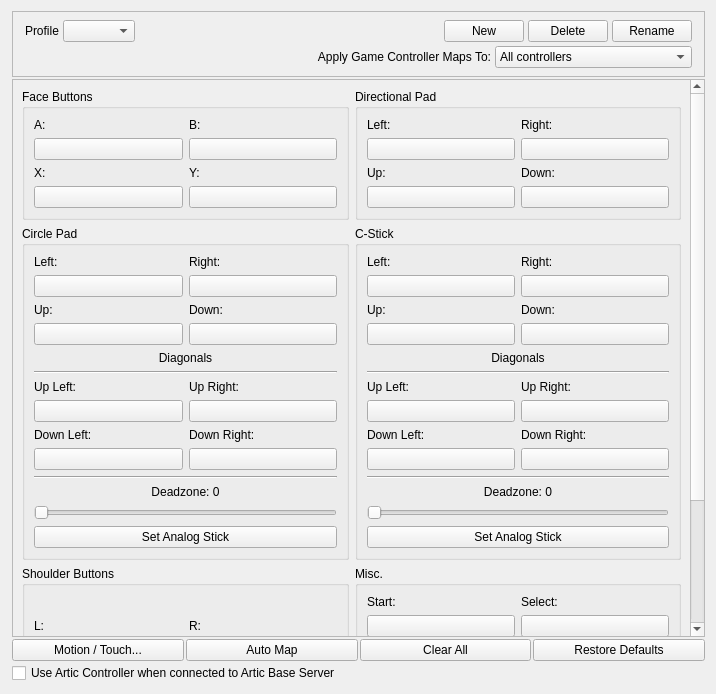
<?xml version="1.0" encoding="UTF-8"?>
<ui version="4.0">
 <class>ConfigureInput</class>
 <widget class="QWidget" name="ConfigureInput">
  <property name="geometry">
   <rect>
    <x>0</x>
    <y>0</y>
    <width>716</width>
    <height>694</height>
   </rect>
  </property>
  <layout class="QVBoxLayout" name="rootLayout">
   <property name="spacing">
    <number>2</number>
   </property>
   <property name="leftMargin">
    <number>12</number>
   </property>
   <item>
    <widget class="QFrame" name="frame">
     <property name="frameShape">
      <enum>QFrame::StyledPanel</enum>
     </property>
     <property name="frameShadow">
      <enum>QFrame::Sunken</enum>
     </property>
     <layout class="QVBoxLayout" name="verticalLayout_40">
      <property name="spacing">
       <number>4</number>
      </property>
      <property name="leftMargin">
       <number>12</number>
      </property>
      <property name="topMargin">
       <number>8</number>
      </property>
      <property name="rightMargin">
       <number>12</number>
      </property>
      <property name="bottomMargin">
       <number>8</number>
      </property>
      <item>
       <layout class="QHBoxLayout" name="horizontalLayout_3">
        <item>
         <widget class="QLabel" name="label_5">
          <property name="text">
           <string>Profile</string>
          </property>
         </widget>
        </item>
        <item>
         <widget class="QComboBox" name="profile"/>
        </item>
        <item>
         <spacer name="horizontalSpacer_2">
          <property name="orientation">
           <enum>Qt::Horizontal</enum>
          </property>
          <property name="sizeHint" stdset="0">
           <size>
            <width>40</width>
            <height>20</height>
           </size>
          </property>
         </spacer>
        </item>
        <item>
         <widget class="QPushButton" name="buttonNew">
          <property name="text">
           <string>New</string>
          </property>
         </widget>
        </item>
        <item>
         <widget class="QPushButton" name="buttonDelete">
          <property name="text">
           <string>Delete</string>
          </property>
         </widget>
        </item>
        <item>
         <widget class="QPushButton" name="buttonRename">
          <property name="text">
           <string>Rename</string>
          </property>
         </widget>
        </item>
       </layout>
      </item>
      <item>
       <layout class="QHBoxLayout" name="horizontalLayout_2">
        <property name="leftMargin">
         <number>0</number>
        </property>
        <item alignment="Qt::AlignRight">
         <widget class="QLabel" name="label_16">
          <property name="sizePolicy">
           <sizepolicy hsizetype="Expanding" vsizetype="Preferred">
            <horstretch>0</horstretch>
            <verstretch>0</verstretch>
           </sizepolicy>
          </property>
          <property name="minimumSize">
           <size>
            <width>166</width>
            <height>0</height>
           </size>
          </property>
          <property name="maximumSize">
           <size>
            <width>1920192</width>
            <height>16777215</height>
           </size>
          </property>
          <property name="toolTip">
           <string>Some mappings cannot be applied to all controllers, such as back buttons</string>
          </property>
          <property name="text">
           <string>Apply Game Controller Maps To:</string>
          </property>
          <property name="alignment">
           <set>Qt::AlignRight|Qt::AlignTrailing|Qt::AlignVCenter</set>
          </property>
         </widget>
        </item>
        <item>
         <widget class="QComboBox" name="comboBoxMappingType">
          <property name="sizePolicy">
           <sizepolicy hsizetype="Maximum" vsizetype="Fixed">
            <horstretch>0</horstretch>
            <verstretch>0</verstretch>
           </sizepolicy>
          </property>
          <property name="minimumSize">
           <size>
            <width>150</width>
            <height>0</height>
           </size>
          </property>
          <item>
           <property name="text">
            <string>All controllers</string>
           </property>
          </item>
          <item>
           <property name="text">
            <string>Controllers of the mapped type</string>
           </property>
          </item>
          <item>
           <property name="text">
            <string>Only the mapped controller</string>
           </property>
          </item>
         </widget>
        </item>
       </layout>
      </item>
     </layout>
    </widget>
   </item>
   <item>
    <widget class="QScrollArea" name="scrollArea">
     <property name="widgetResizable">
      <bool>true</bool>
     </property>
     <widget class="QWidget" name="scrollAreaContents">
      <property name="geometry">
       <rect>
        <x>0</x>
        <y>0</y>
        <width>675</width>
        <height>996</height>
       </rect>
      </property>
      <layout class="QVBoxLayout" name="verticalLayout_5">
       <item>
        <layout class="QGridLayout" name="gridLayout_7">
         <item row="2" column="0">
          <widget class="QGroupBox" name="faceButtons_3">
           <property name="title">
            <string>Shoulder Buttons</string>
           </property>
           <property name="flat">
            <bool>false</bool>
           </property>
           <property name="checkable">
            <bool>false</bool>
           </property>
           <layout class="QGridLayout" name="gridLayout_3">
            <item row="1" column="1">
             <layout class="QVBoxLayout" name="verticalLayout_16">
              <item>
               <widget class="QLabel" name="label_18">
                <property name="text">
                 <string notr="true">ZR:</string>
                </property>
               </widget>
              </item>
              <item>
               <widget class="QPushButton" name="buttonZR">
                <property name="text">
                 <string/>
                </property>
               </widget>
              </item>
             </layout>
            </item>
            <item row="0" column="0">
             <layout class="QVBoxLayout" name="verticalLayout_13">
              <item>
               <widget class="QLabel" name="label_17">
                <property name="text">
                 <string notr="true">L:</string>
                </property>
               </widget>
              </item>
              <item>
               <widget class="QPushButton" name="buttonL">
                <property name="text">
                 <string/>
                </property>
               </widget>
              </item>
             </layout>
            </item>
            <item row="1" column="0">
             <layout class="QVBoxLayout" name="verticalLayout_15">
              <item>
               <widget class="QLabel" name="label_20">
                <property name="text">
                 <string notr="true">ZL:</string>
                </property>
               </widget>
              </item>
              <item>
               <widget class="QPushButton" name="buttonZL">
                <property name="text">
                 <string/>
                </property>
               </widget>
              </item>
             </layout>
            </item>
            <item row="0" column="1">
             <layout class="QVBoxLayout" name="verticalLayout_14">
              <item>
               <widget class="QLabel" name="label_19">
                <property name="text">
                 <string notr="true">R:</string>
                </property>
               </widget>
              </item>
              <item>
               <widget class="QPushButton" name="buttonR">
                <property name="text">
                 <string/>
                </property>
               </widget>
              </item>
             </layout>
            </item>
           </layout>
          </widget>
         </item>
         <item row="0" column="0">
          <widget class="QGroupBox" name="faceButtons">
           <property name="title">
            <string>Face Buttons</string>
           </property>
           <property name="flat">
            <bool>false</bool>
           </property>
           <property name="checkable">
            <bool>false</bool>
           </property>
           <layout class="QGridLayout" name="gridLayout">
            <item row="1" column="1">
             <layout class="QVBoxLayout" name="verticalLayout_4">
              <item>
               <widget class="QLabel" name="label_4">
                <property name="text">
                 <string notr="true">Y:</string>
                </property>
               </widget>
              </item>
              <item>
               <widget class="QPushButton" name="buttonY">
                <property name="text">
                 <string/>
                </property>
               </widget>
              </item>
             </layout>
            </item>
            <item row="1" column="0">
             <layout class="QVBoxLayout" name="verticalLayout_3">
              <item>
               <widget class="QLabel" name="label_3">
                <property name="text">
                 <string notr="true">X:</string>
                </property>
               </widget>
              </item>
              <item>
               <widget class="QPushButton" name="buttonX">
                <property name="text">
                 <string/>
                </property>
               </widget>
              </item>
             </layout>
            </item>
            <item row="0" column="1">
             <layout class="QVBoxLayout" name="verticalLayout_2">
              <item>
               <widget class="QLabel" name="label_2">
                <property name="text">
                 <string notr="true">B:</string>
                </property>
               </widget>
              </item>
              <item>
               <widget class="QPushButton" name="buttonB">
                <property name="text">
                 <string/>
                </property>
               </widget>
              </item>
             </layout>
            </item>
            <item row="0" column="0">
             <layout class="QVBoxLayout" name="verticalLayout">
              <item>
               <widget class="QLabel" name="label">
                <property name="text">
                 <string notr="true">A:</string>
                </property>
               </widget>
              </item>
              <item>
               <widget class="QPushButton" name="buttonA">
                <property name="text">
                 <string/>
                </property>
               </widget>
              </item>
             </layout>
            </item>
           </layout>
          </widget>
         </item>
         <item row="0" column="1">
          <widget class="QGroupBox" name="faceButtons_2">
           <property name="title">
            <string>Directional Pad</string>
           </property>
           <property name="flat">
            <bool>false</bool>
           </property>
           <property name="checkable">
            <bool>false</bool>
           </property>
           <layout class="QGridLayout" name="gridLayout_2">
            <item row="1" column="0">
             <layout class="QVBoxLayout" name="verticalLayout_12">
              <item>
               <widget class="QLabel" name="label_34">
                <property name="text">
                 <string>Up:</string>
                </property>
               </widget>
              </item>
              <item>
               <widget class="QPushButton" name="buttonDpadUp">
                <property name="text">
                 <string/>
                </property>
               </widget>
              </item>
             </layout>
            </item>
            <item row="1" column="1">
             <layout class="QVBoxLayout" name="verticalLayout_9">
              <item>
               <widget class="QLabel" name="label_35">
                <property name="text">
                 <string>Down:</string>
                </property>
               </widget>
              </item>
              <item>
               <widget class="QPushButton" name="buttonDpadDown">
                <property name="text">
                 <string/>
                </property>
               </widget>
              </item>
             </layout>
            </item>
            <item row="0" column="0">
             <layout class="QVBoxLayout" name="verticalLayout_10">
              <item>
               <widget class="QLabel" name="label_32">
                <property name="text">
                 <string>Left:</string>
                </property>
               </widget>
              </item>
              <item>
               <widget class="QPushButton" name="buttonDpadLeft">
                <property name="text">
                 <string/>
                </property>
               </widget>
              </item>
             </layout>
            </item>
            <item row="0" column="1">
             <layout class="QVBoxLayout" name="verticalLayout_11">
              <item>
               <widget class="QLabel" name="label_33">
                <property name="text">
                 <string>Right:</string>
                </property>
               </widget>
              </item>
              <item>
               <widget class="QPushButton" name="buttonDpadRight">
                <property name="text">
                 <string/>
                </property>
               </widget>
              </item>
             </layout>
            </item>
           </layout>
          </widget>
         </item>
         <item row="2" column="1">
          <widget class="QGroupBox" name="faceButtons_6">
           <property name="title">
            <string>Misc.</string>
           </property>
           <property name="flat">
            <bool>false</bool>
           </property>
           <property name="checkable">
            <bool>false</bool>
           </property>
           <layout class="QGridLayout" name="gridLayout_6">
            <item row="0" column="0">
             <layout class="QVBoxLayout" name="verticalLayout_25">
              <item>
               <widget class="QLabel" name="label_29">
                <property name="text">
                 <string>Start:</string>
                </property>
               </widget>
              </item>
              <item>
               <widget class="QPushButton" name="buttonStart">
                <property name="text">
                 <string/>
                </property>
               </widget>
              </item>
             </layout>
            </item>
            <item row="0" column="1">
             <layout class="QVBoxLayout" name="verticalLayout_26">
              <item>
               <widget class="QLabel" name="label_30">
                <property name="text">
                 <string>Select:</string>
                </property>
               </widget>
              </item>
              <item>
               <widget class="QPushButton" name="buttonSelect">
                <property name="text">
                 <string/>
                </property>
               </widget>
              </item>
             </layout>
            </item>
            <item row="1" column="0">
             <layout class="QVBoxLayout" name="verticalLayout_27">
              <item>
               <widget class="QLabel" name="label_31">
                <property name="text">
                 <string>Home:</string>
                </property>
               </widget>
              </item>
              <item>
               <widget class="QPushButton" name="buttonHome">
                <property name="text">
                 <string/>
                </property>
               </widget>
              </item>
             </layout>
            </item>
            <item row="1" column="1">
             <layout class="QVBoxLayout" name="verticalLayout_34">
              <item>
               <widget class="QLabel" name="label_37">
                <property name="text">
                 <string>Power:</string>
                </property>
               </widget>
              </item>
              <item>
               <widget class="QPushButton" name="buttonPower">
                <property name="text">
                 <string/>
                </property>
               </widget>
              </item>
             </layout>
            </item>
            <item row="2" column="0">
             <layout class="QVBoxLayout" name="verticalLayout_28">
              <item>
               <widget class="QLabel" name="label_36">
                <property name="text">
                 <string>Circle Mod:</string>
                </property>
               </widget>
              </item>
              <item>
               <widget class="QPushButton" name="buttonCircleMod">
                <property name="text">
                 <string/>
                </property>
               </widget>
              </item>
             </layout>
            </item>
            <item row="2" column="1">
             <layout class="QVBoxLayout" name="verticalLayout_33">
              <item>
               <widget class="QLabel" name="label_41">
                <property name="text">
                 <string notr="true">GPIO14:</string>
                </property>
               </widget>
              </item>
              <item>
               <widget class="QPushButton" name="buttonGpio14">
                <property name="text">
                 <string/>
                </property>
               </widget>
              </item>
             </layout>
            </item>
            <item row="3" column="0">
             <layout class="QVBoxLayout" name="verticalLayout_32">
              <item>
               <widget class="QLabel" name="label_40">
                <property name="text">
                 <string>Debug:</string>
                </property>
               </widget>
              </item>
              <item>
               <widget class="QPushButton" name="buttonDebug">
                <property name="text">
                 <string/>
                </property>
               </widget>
              </item>
             </layout>
            </item>
           </layout>
          </widget>
         </item>
         <item row="1" column="0">
          <widget class="QGroupBox" name="faceButtons_4">
           <property name="title">
            <string>Circle Pad</string>
           </property>
           <property name="flat">
            <bool>false</bool>
           </property>
           <property name="checkable">
            <bool>false</bool>
           </property>
           <layout class="QGridLayout" name="gridLayout_4">
            <item row="11" column="2">
             <widget class="QPushButton" name="buttonCircleUpRight">
              <property name="text">
               <string/>
              </property>
             </widget>
            </item>
            <item row="10" column="1" rowspan="2">
             <layout class="QVBoxLayout" name="verticalLayout_7">
              <item>
               <widget class="QLabel" name="label_6">
                <property name="text">
                 <string>Up Left:</string>
                </property>
               </widget>
              </item>
              <item>
               <widget class="QPushButton" name="buttonCircleUpLeft">
                <property name="toolTip">
                 <string/>
                </property>
                <property name="text">
                 <string/>
                </property>
               </widget>
              </item>
             </layout>
            </item>
            <item row="0" column="1">
             <layout class="QVBoxLayout" name="verticalLayout_17">
              <item>
               <widget class="QLabel" name="label_21">
                <property name="text">
                 <string>Left:</string>
                </property>
               </widget>
              </item>
              <item>
               <widget class="QPushButton" name="buttonCircleLeft">
                <property name="text">
                 <string/>
                </property>
               </widget>
              </item>
             </layout>
            </item>
            <item row="1" column="2">
             <layout class="QVBoxLayout" name="verticalLayout_20">
              <item>
               <widget class="QLabel" name="label_22">
                <property name="text">
                 <string>Down:</string>
                </property>
               </widget>
              </item>
              <item>
               <widget class="QPushButton" name="buttonCircleDown">
                <property name="text">
                 <string/>
                </property>
               </widget>
              </item>
             </layout>
            </item>
            <item row="1" column="1">
             <layout class="QVBoxLayout" name="verticalLayout_19">
              <item>
               <widget class="QLabel" name="label_24">
                <property name="text">
                 <string>Up:</string>
                </property>
               </widget>
              </item>
              <item>
               <widget class="QPushButton" name="buttonCircleUp">
                <property name="text">
                 <string/>
                </property>
               </widget>
              </item>
             </layout>
            </item>
            <item row="20" column="1" colspan="2">
             <layout class="QVBoxLayout" name="sliderCirclePadDeadzoneAndModifierVerticalLayout">
              <item>
               <layout class="QHBoxLayout" name="sliderCirclePadDeadzoneAndModifierHorizontalLayout">
                <property name="sizeConstraint">
                 <enum>QLayout::SetDefaultConstraint</enum>
                </property>
                <item>
                 <widget class="QLabel" name="labelCirclePadDeadzoneAndModifier">
                  <property name="text">
                   <string>Deadzone: 0</string>
                  </property>
                  <property name="alignment">
                   <set>Qt::AlignHCenter</set>
                  </property>
                 </widget>
                </item>
               </layout>
              </item>
              <item>
               <widget class="QSlider" name="sliderCirclePadDeadzoneAndModifier">
                <property name="orientation">
                 <enum>Qt::Horizontal</enum>
                </property>
               </widget>
              </item>
              <item>
               <widget class="QPushButton" name="buttonCircleAnalog">
                <property name="text">
                 <string>Set Analog Stick</string>
                </property>
               </widget>
              </item>
             </layout>
            </item>
            <item row="0" column="2">
             <layout class="QVBoxLayout" name="verticalLayout_18">
              <item>
               <widget class="QLabel" name="label_23">
                <property name="text">
                 <string>Right:</string>
                </property>
               </widget>
              </item>
              <item>
               <widget class="QPushButton" name="buttonCircleRight">
                <property name="text">
                 <string/>
                </property>
               </widget>
              </item>
             </layout>
            </item>
            <item row="10" column="2">
             <layout class="QVBoxLayout" name="verticalLayout_8">
              <item>
               <widget class="QLabel" name="label_7">
                <property name="text">
                 <string>Up Right:</string>
                </property>
               </widget>
              </item>
             </layout>
            </item>
            <item row="4" column="1" colspan="2">
             <layout class="QVBoxLayout" name="verticalLayout_38">
              <property name="sizeConstraint">
               <enum>QLayout::SetDefaultConstraint</enum>
              </property>
              <item>
               <widget class="QLabel" name="label_14">
                <property name="layoutDirection">
                 <enum>Qt::LeftToRight</enum>
                </property>
                <property name="text">
                 <string>Diagonals</string>
                </property>
                <property name="alignment">
                 <set>Qt::AlignCenter</set>
                </property>
               </widget>
              </item>
              <item>
               <widget class="Line" name="line">
                <property name="orientation">
                 <enum>Qt::Horizontal</enum>
                </property>
               </widget>
              </item>
             </layout>
            </item>
            <item row="12" column="2">
             <layout class="QVBoxLayout" name="verticalLayout_30">
              <item>
               <widget class="QLabel" name="label_9">
                <property name="text">
                 <string>Down Right:</string>
                </property>
               </widget>
              </item>
              <item>
               <widget class="QPushButton" name="buttonCircleDownRight">
                <property name="text">
                 <string/>
                </property>
               </widget>
              </item>
             </layout>
            </item>
            <item row="12" column="1">
             <layout class="QVBoxLayout" name="verticalLayout_29">
              <item>
               <widget class="QLabel" name="label_8">
                <property name="text">
                 <string>Down Left:</string>
                </property>
               </widget>
              </item>
              <item>
               <widget class="QPushButton" name="buttonCircleDownLeft">
                <property name="text">
                 <string/>
                </property>
               </widget>
              </item>
             </layout>
            </item>
            <item row="14" column="1" colspan="2">
             <widget class="Line" name="line_3">
              <property name="orientation">
               <enum>Qt::Horizontal</enum>
              </property>
             </widget>
            </item>
           </layout>
          </widget>
         </item>
         <item row="1" column="1">
          <widget class="QGroupBox" name="faceButtons_5">
           <property name="title">
            <string>C-Stick</string>
           </property>
           <property name="flat">
            <bool>false</bool>
           </property>
           <property name="checkable">
            <bool>false</bool>
           </property>
           <layout class="QGridLayout" name="gridLayout_5">
            <item row="1" column="1">
             <layout class="QVBoxLayout" name="verticalLayout_24">
              <item>
               <widget class="QLabel" name="label_26">
                <property name="text">
                 <string>Down:</string>
                </property>
               </widget>
              </item>
              <item>
               <widget class="QPushButton" name="buttonCStickDown">
                <property name="text">
                 <string/>
                </property>
               </widget>
              </item>
             </layout>
            </item>
            <item row="0" column="1">
             <layout class="QVBoxLayout" name="verticalLayout_22">
              <item>
               <widget class="QLabel" name="label_27">
                <property name="text">
                 <string>Right:</string>
                </property>
               </widget>
              </item>
              <item>
               <widget class="QPushButton" name="buttonCStickRight">
                <property name="text">
                 <string/>
                </property>
               </widget>
              </item>
             </layout>
            </item>
            <item row="1" column="0">
             <layout class="QVBoxLayout" name="verticalLayout_23">
              <item>
               <widget class="QLabel" name="label_28">
                <property name="text">
                 <string>Up:</string>
                </property>
               </widget>
              </item>
              <item>
               <widget class="QPushButton" name="buttonCStickUp">
                <property name="text">
                 <string/>
                </property>
               </widget>
              </item>
             </layout>
            </item>
            <item row="0" column="0">
             <layout class="QVBoxLayout" name="verticalLayout_21">
              <item>
               <widget class="QLabel" name="label_25">
                <property name="text">
                 <string>Left:</string>
                </property>
               </widget>
              </item>
              <item>
               <widget class="QPushButton" name="buttonCStickLeft">
                <property name="text">
                 <string/>
                </property>
               </widget>
              </item>
             </layout>
            </item>
            <item row="5" column="1">
             <layout class="QVBoxLayout" name="verticalLayout_35">
              <item>
               <widget class="QLabel" name="label_11">
                <property name="text">
                 <string>Up Right:</string>
                </property>
               </widget>
              </item>
              <item>
               <widget class="QPushButton" name="buttonCStickUpRight">
                <property name="text">
                 <string/>
                </property>
               </widget>
              </item>
             </layout>
            </item>
            <item row="6" column="0">
             <layout class="QVBoxLayout" name="verticalLayout_36">
              <item>
               <widget class="QLabel" name="label_12">
                <property name="text">
                 <string>Down Left:</string>
                </property>
               </widget>
              </item>
              <item>
               <widget class="QPushButton" name="buttonCStickDownLeft">
                <property name="text">
                 <string/>
                </property>
               </widget>
              </item>
             </layout>
            </item>
            <item row="6" column="1">
             <layout class="QVBoxLayout" name="verticalLayout_37">
              <item>
               <widget class="QLabel" name="label_13">
                <property name="text">
                 <string>Down Right:</string>
                </property>
               </widget>
              </item>
              <item>
               <widget class="QPushButton" name="buttonCStickDownRight">
                <property name="text">
                 <string/>
                </property>
               </widget>
              </item>
             </layout>
            </item>
            <item row="5" column="0">
             <layout class="QVBoxLayout" name="verticalLayout_31">
              <item>
               <widget class="QLabel" name="label_10">
                <property name="text">
                 <string>Up Left:</string>
                </property>
               </widget>
              </item>
              <item>
               <widget class="QPushButton" name="buttonCStickUpLeft">
                <property name="text">
                 <string/>
                </property>
               </widget>
              </item>
             </layout>
            </item>
            <item row="4" column="0" colspan="2">
             <layout class="QVBoxLayout" name="verticalLayout_39">
              <item>
               <widget class="QLabel" name="label_15">
                <property name="text">
                 <string>Diagonals</string>
                </property>
                <property name="alignment">
                 <set>Qt::AlignCenter</set>
                </property>
               </widget>
              </item>
              <item>
               <widget class="Line" name="line_2">
                <property name="orientation">
                 <enum>Qt::Horizontal</enum>
                </property>
               </widget>
              </item>
             </layout>
            </item>
            <item row="9" column="0" colspan="2">
             <layout class="QVBoxLayout" name="sliderCStickDeadzoneAndModifierVerticalLayout">
              <property name="sizeConstraint">
               <enum>QLayout::SetDefaultConstraint</enum>
              </property>
              <item>
               <layout class="QHBoxLayout" name="sliderCStickDeadzoneAndModifierHorizontalLayout">
                <item>
                 <widget class="QLabel" name="labelCStickDeadzoneAndModifier">
                  <property name="text">
                   <string>Deadzone: 0</string>
                  </property>
                  <property name="alignment">
                   <set>Qt::AlignHCenter</set>
                  </property>
                 </widget>
                </item>
               </layout>
              </item>
              <item>
               <widget class="QSlider" name="sliderCStickDeadzoneAndModifier">
                <property name="orientation">
                 <enum>Qt::Horizontal</enum>
                </property>
               </widget>
              </item>
              <item>
               <widget class="QPushButton" name="buttonCStickAnalog">
                <property name="text">
                 <string>Set Analog Stick</string>
                </property>
               </widget>
              </item>
             </layout>
            </item>
            <item row="7" column="0" colspan="2">
             <widget class="Line" name="line_4">
              <property name="orientation">
               <enum>Qt::Horizontal</enum>
              </property>
             </widget>
            </item>
           </layout>
          </widget>
         </item>
        </layout>
       </item>
      </layout>
     </widget>
    </widget>
   </item>
   <item>
    <layout class="QVBoxLayout" name="verticalLayout_6">
     <item>
      <layout class="QHBoxLayout" name="horizontalLayout">
       <item>
        <widget class="QPushButton" name="buttonMotionTouch">
         <property name="sizePolicy">
          <sizepolicy hsizetype="Minimum" vsizetype="Fixed">
           <horstretch>0</horstretch>
           <verstretch>0</verstretch>
          </sizepolicy>
         </property>
         <property name="sizeIncrement">
          <size>
           <width>0</width>
           <height>0</height>
          </size>
         </property>
         <property name="baseSize">
          <size>
           <width>0</width>
           <height>0</height>
          </size>
         </property>
         <property name="layoutDirection">
          <enum>Qt::LeftToRight</enum>
         </property>
         <property name="text">
          <string>Motion / Touch...</string>
         </property>
        </widget>
       </item>
       <item>
        <widget class="QPushButton" name="buttonAutoMap">
         <property name="sizePolicy">
          <sizepolicy hsizetype="Minimum" vsizetype="Fixed">
           <horstretch>0</horstretch>
           <verstretch>0</verstretch>
          </sizepolicy>
         </property>
         <property name="sizeIncrement">
          <size>
           <width>0</width>
           <height>0</height>
          </size>
         </property>
         <property name="baseSize">
          <size>
           <width>0</width>
           <height>0</height>
          </size>
         </property>
         <property name="layoutDirection">
          <enum>Qt::LeftToRight</enum>
         </property>
         <property name="text">
          <string>Auto Map</string>
         </property>
        </widget>
       </item>
       <item>
        <widget class="QPushButton" name="buttonClearAll">
         <property name="sizePolicy">
          <sizepolicy hsizetype="Minimum" vsizetype="Fixed">
           <horstretch>0</horstretch>
           <verstretch>0</verstretch>
          </sizepolicy>
         </property>
         <property name="sizeIncrement">
          <size>
           <width>0</width>
           <height>0</height>
          </size>
         </property>
         <property name="baseSize">
          <size>
           <width>0</width>
           <height>0</height>
          </size>
         </property>
         <property name="layoutDirection">
          <enum>Qt::LeftToRight</enum>
         </property>
         <property name="text">
          <string>Clear All</string>
         </property>
        </widget>
       </item>
       <item>
        <widget class="QPushButton" name="buttonRestoreDefaults">
         <property name="sizePolicy">
          <sizepolicy hsizetype="Minimum" vsizetype="Fixed">
           <horstretch>0</horstretch>
           <verstretch>0</verstretch>
          </sizepolicy>
         </property>
         <property name="sizeIncrement">
          <size>
           <width>0</width>
           <height>0</height>
          </size>
         </property>
         <property name="baseSize">
          <size>
           <width>0</width>
           <height>0</height>
          </size>
         </property>
         <property name="layoutDirection">
          <enum>Qt::LeftToRight</enum>
         </property>
         <property name="text">
          <string>Restore Defaults</string>
         </property>
        </widget>
       </item>
      </layout>
     </item>
     <item>
      <widget class="QCheckBox" name="use_artic_controller">
       <property name="text">
        <string>Use Artic Controller when connected to Artic Base Server</string>
       </property>
      </widget>
     </item>
    </layout>
   </item>
  </layout>
 </widget>
 <tabstops>
  <tabstop>profile</tabstop>
  <tabstop>buttonNew</tabstop>
  <tabstop>buttonDelete</tabstop>
  <tabstop>buttonRename</tabstop>
  <tabstop>buttonA</tabstop>
  <tabstop>buttonB</tabstop>
  <tabstop>buttonX</tabstop>
  <tabstop>buttonY</tabstop>
  <tabstop>buttonDpadLeft</tabstop>
  <tabstop>buttonDpadRight</tabstop>
  <tabstop>buttonDpadUp</tabstop>
  <tabstop>buttonDpadDown</tabstop>
  <tabstop>buttonCircleLeft</tabstop>
  <tabstop>buttonCircleRight</tabstop>
  <tabstop>buttonCircleUp</tabstop>
  <tabstop>buttonCircleDown</tabstop>
  <tabstop>sliderCirclePadDeadzoneAndModifier</tabstop>
  <tabstop>buttonCStickLeft</tabstop>
  <tabstop>buttonCStickRight</tabstop>
  <tabstop>buttonCStickUp</tabstop>
  <tabstop>buttonCStickDown</tabstop>
  <tabstop>sliderCStickDeadzoneAndModifier</tabstop>
  <tabstop>buttonL</tabstop>
  <tabstop>buttonR</tabstop>
  <tabstop>buttonZL</tabstop>
  <tabstop>buttonZR</tabstop>
  <tabstop>buttonStart</tabstop>
  <tabstop>buttonSelect</tabstop>
  <tabstop>buttonHome</tabstop>
  <tabstop>buttonCircleMod</tabstop>
  <tabstop>buttonDebug</tabstop>
  <tabstop>buttonGpio14</tabstop>
  <tabstop>buttonMotionTouch</tabstop>
  <tabstop>buttonAutoMap</tabstop>
  <tabstop>buttonClearAll</tabstop>
  <tabstop>buttonRestoreDefaults</tabstop>
 </tabstops>
 <resources/>
 <connections/>
</ui>
